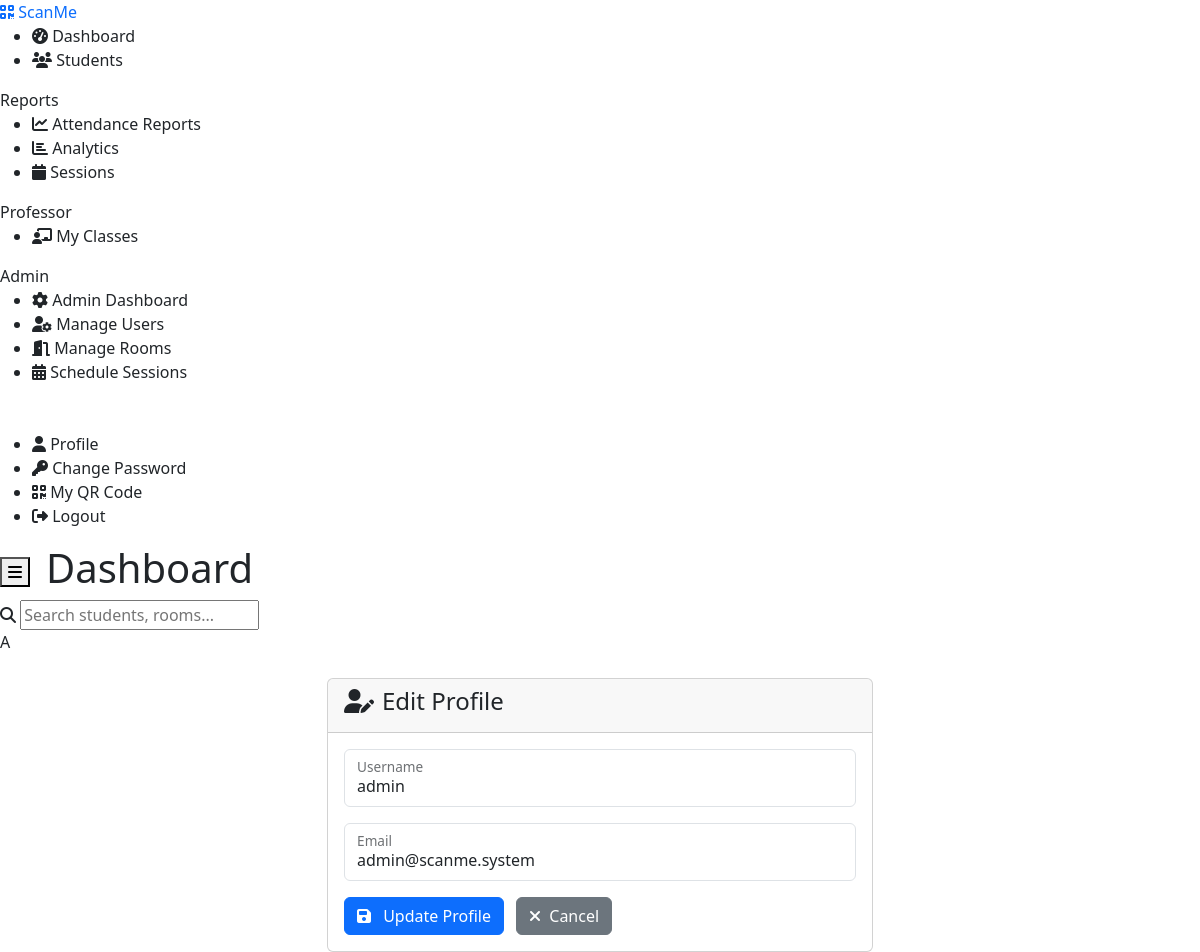
Page /auth/profile/edit (signed in) on the committed database.
### app/models/user_model.py (models this page shows, shortened)
class User(UserMixin, db.Model):
    __tablename__ = 'users'
    id = db.Column(db.Integer, primary_key=True)
    username = db.Column(db.String(80), unique=True, nullable=False, index=True)
    email = db.Column(db.String(120), unique=True, nullable=False, index=True)
    password = db.Column(db.String(255), nullable=False)
    role = db.Column(db.String(20), nullable=False, default='student')  # admin, student, professor
    is_active = db.Column(db.Boolean, default=True, nullable=False)
    avatar_url = db.Column(db.String(255), nullable=True)
    created_at = db.Column(db.DateTime, default=datetime.utcnow)
    last_login = db.Column(db.DateTime)
    attendance_records = db.relationship('AttendanceRecord', backref='scanned_by_user', lazy=True,
                                       foreign_keys='AttendanceRecord.scanned_by')
    time_in_records = db.relationship('AttendanceRecord', backref='time_in_scanned_by_user', lazy=True,
                                    foreign_keys='AttendanceRecord.time_in_scanned_by')
    time_out_records = db.relationship('AttendanceRecord', backref='time_out_scanned_by_user', lazy=True,
                                     foreign_keys='AttendanceRecord.time_out_scanned_by')
    def is_admin(self):
        return self.role == 'admin'
    def is_professor(self):
        return self.role == 'professor'
    def can_manage_students(self):
        return self.role in ['admin', 'professor']
    def can_view_reports(self):
        return self.role in ['admin', 'professor']
    def get_display_name(self):
        return self.username.title()

### app/routes/auth_routes.py (the view)
@auth_bp.route('/profile/edit', methods=['GET', 'POST'])
@login_required
def edit_profile():
    modal = request.args.get('modal') == '1' or request.form.get('modal') == '1'
    parent_template = 'modal_base.html' if modal else 'base.html'
    form = EditProfileForm(current_user)
    if form.validate_on_submit():
        try:
            current_user.update_profile(username=form.username.data, email=form.email.data)
            if modal:
                return jsonify({
                    'success': True,
                    'message': 'Profile updated successfully!',
                    'redirect': url_for('main.profile')
                })
            flash('Profile updated successfully!', 'success')
            return redirect(url_for('main.profile'))
        except Exception as e:
            error_msg = f'Error updating profile: {str(e)}'
            if modal:
                return jsonify({'success': False, 'message': error_msg}), 400
            flash(error_msg, 'error')
    elif request.method == 'POST' and modal:
        errors = []
        for field, msgs in form.errors.items():
            errors.extend(msgs)
        return jsonify({'success': False, 'message': errors[0] if errors else 'Invalid input.'}), 400
    elif request.method == 'GET':
        form.username.data = current_user.username
        form.email.data = current_user.email
    return render_template('auth/edit_profile.html', form=form, modal=modal, parent_template=parent_template)

### app/forms/auth_forms.py (shortened to what this page needs)
class EditProfileForm(FlaskForm):
    username = StringField('Username', validators=[
        DataRequired(message='Username is required.'),
        Length(min=3, max=20, message='Username must be 3-20 characters long.')
    ], render_kw={
        'class': 'form-control',
        'placeholder': 'Enter username',
        'autocomplete': 'username'
    })
    email = StringField('Email', validators=[
        DataRequired(message='Email is required.'),
        Email(message='Please enter a valid email address.')
    ], render_kw={
        'class': 'form-control',
        'placeholder': 'Enter email address',
        'autocomplete': 'email'
    })
    def __init__(self, current_user, *args, **kwargs):
        super(EditProfileForm, self).__init__(*args, **kwargs)
        self.current_user = current_user

### app/templates/auth/edit_profile.html (shortened to what this page needs)
{% extends parent_template|default("base.html") %}
{% block content %}
{% if not modal %}
<div class="container mt-4">
    <div class="row justify-content-center">
        <div class="col-md-8 col-lg-6">
            <div class="card">
                <div class="card-header">
                    <h4><i class="fas fa-user-edit me-2"></i>Edit Profile</h4>
                </div>
                <div class="card-body">
{% endif %}
                    <form method="POST" action="{{ url_for('auth.edit_profile', modal=1) if modal else url_for('auth.edit_profile') }}" id="editProfileForm">
                        <div class="form-floating mb-3">
                            {{ form.username(class="form-control", placeholder="Username", required=True) }}
                            {{ form.username.label(class="form-label") }}
                        </div>
                        <div class="form-floating mb-3">
                            {{ form.email(class="form-control", placeholder="Email Address", required=True) }}
                            {{ form.email.label(class="form-label") }}
                        </div>
                        <button type="submit" class="btn btn-primary">
                            <i class="fas fa-save me-2"></i>
                            Update Profile
                        </button>
                        {% if modal %}
                        <button type="button" class="btn btn-secondary ms-2" data-bs-dismiss="modal">
                            <i class="fas fa-times me-1"></i>
                            Cancel
                        </button>
                        {% else %}
                        <a href="{{ url_for('main.profile') }}" class="btn btn-secondary ms-2">
                            <i class="fas fa-times me-1"></i>
                            Cancel
                        </a>
                        {% endif %}
                    </form>
{% if not modal %}
                </div>
            </div>
        </div>
    </div>
</div>
{% endif %}
{% endblock %}

### app/templates/base.html (shortened to what this page needs)
<!DOCTYPE html>
<html lang="en">
<head>
    <link href="https://cdn.jsdelivr.net/npm/bootstrap@5.3.3/dist/css/bootstrap.min.css" rel="stylesheet">
    <link rel="stylesheet" href="https://cdnjs.cloudflare.com/ajax/libs/font-awesome/6.6.0/css/all.min.css"
 />
    <link rel="stylesheet" href="https://use.fontawesome.com/releases/v6.6.0/css/all.css"
 onerror="this.onerror=null;this.href='https://maxcdn.bootstrapcdn.com/font-awesome/4.7.0/css/font-awesome.min.css';" />
</head>
<body>
    {% if current_user.is_authenticated %}
    <nav class="sidebar" id="sidebar">
        <a href="{{ url_for('main.index') }}" class="sidebar-brand">
            <i class="fas fa-qrcode"></i>
            ScanMe
        </a>
        <div class="nav-group">
            <ul class="sidebar-nav">
                <li class="nav-item">
                    <a href="{{ url_for('main.dashboard') }}" class="nav-link {{ 'active' if request.endpoint == 'main.dashboard' }}">
                        <i class="fas fa-tachometer-alt"></i>
                        Dashboard
                    </a>
                </li>
                {% if current_user.is_authenticated and current_user.can_manage_students() %}
                <li class="nav-item">
                    <a href="{{ url_for('students.list_students') }}" class="nav-link {{ 'active' if 'students' in request.endpoint }}">
                        <i class="fas fa-users"></i>
                        Students
                    </a>
                </li>
                {% endif %}
            </ul>
        </div>
        {% if current_user.is_authenticated and current_user.can_view_reports() %}
        <div class="nav-group">
            <div class="nav-group-title">Reports</div>
            <ul class="sidebar-nav">
                <li class="nav-item">
                    <a href="{{ url_for('attendance.reports') }}" class="nav-link {{ 'active' if request.endpoint == 'attendance.reports' }}">
                        <i class="fas fa-chart-line"></i>
                        Attendance Reports
                    </a>
                </li>
                <li class="nav-item">
                    <a href="{{ url_for('attendance.analytics') }}" class="nav-link {{ 'active' if request.endpoint == 'attendance.analytics' }}">
                        <i class="fas fa-chart-bar"></i>
                        Analytics
                    </a>
                </li>
                <li class="nav-item">
                    <a href="{{ url_for('attendance.manage_sessions') }}" class="nav-link {{ 'active' if request.endpoint == 'attendance.manage_sessions' }}">
                        <i class="fas fa-calendar"></i>
                        Sessions
                    </a>
                </li>
            </ul>
        </div>
        {% endif %}
        {% if current_user.is_authenticated and (current_user.is_professor() or current_user.is_admin()) %}
        <div class="nav-group">
            <div class="nav-group-title">Professor</div>
            <ul class="sidebar-nav">
                <li class="nav-item">
                    <a href="{{ url_for('professor.dashboard') }}" class="nav-link {{ 'active' if request.endpoint == 'professor.dashboard' }}">
                        <i class="fas fa-chalkboard-teacher"></i>
                        My Classes
                    </a>
                </li>
            </ul>
        </div>
        {% endif %}
        {% if current_user.is_authenticated and current_user.is_admin() %}
        <div class="nav-group">
            <div class="nav-group-title">Admin</div>
            <ul class="sidebar-nav">
                <li class="nav-item">
                    <a href="{{ url_for('admin.dashboard') }}" class="nav-link {{ 'active' if request.endpoint == 'admin.dashboard' }}">
                        <i class="fas fa-cog"></i>
                        Admin Dashboard
                    </a>
                </li>
                <li class="nav-item">
                    <a href="{{ url_for('admin.manage_users') }}" class="nav-link {{ 'active' if request.endpoint == 'admin.manage_users' }}">
                        <i class="fas fa-user-cog"></i>
                        Manage Users
                    </a>
                </li>
                <li class="nav-item">
                    <a href="{{ url_for('admin.manage_rooms') }}" class="nav-link {{ 'active' if request.endpoint == 'admin.manage_rooms' }}">
                        <i class="fas fa-door-open"></i>
                        Manage Rooms
                    </a>
                </li>
                <li class="nav-item">
                    <a href="{{ url_for('schedule.manage_sessions') }}" class="nav-link {{ 'active' if 'schedule' in request.endpoint }}">
                        <i class="fas fa-calendar-alt"></i>
                        Schedule Sessions
                    </a>
                </li>
            </ul>
        </div>
        {% endif %}
        <div class="nav-group" style="margin-top: auto; padding-top: 2rem;">
            <ul class="sidebar-nav">
                <li class="nav-item">
                    <a href="{{ url_for('main.profile') }}" class="nav-link {{ 'active' if request.endpoint == 'main.profile' }}">
                        <i class="fas fa-user"></i>
                        Profile
                    </a>
                </li>
                <li class="nav-item">
                    <a href="{{ url_for('auth.change_password') }}" class="nav-link {{ 'active' if request.endpoint == 'auth.change_password' }}">
                        <i class="fas fa-key"></i>
                        Change Password
                    </a>
                </li>
                <li class="nav-item">
                    <a href="{{ url_for('main.generate_my_qr') }}" class="nav-link {% if request.endpoint == 'main.generate_my_qr' %}active{% endif %}">
                        <i class="fas fa-qrcode"></i>
                        My QR Code
                    </a>
                </li>
                <li class="nav-item">
                    <button onclick="confirmLogout()" class="nav-link" style="border: none; background: none; width: 100%; text-align: left;">
                        <i class="fas fa-sign-out-alt"></i>
                        Logout
                    </button>
                </li>
            </ul>
        </div>
    </nav>
    {% endif %}
    <main class="main-content">
        {% if current_user.is_authenticated %}
        <header class="topbar">
            <div class="d-flex align-items-center">
                <button class="sidebar-toggle me-3" onclick="toggleSidebar()">
                    <i class="fas fa-bars"></i>
                </button>
                <h1 class="page-title">{% block page_title %}Dashboard{% endblock %}</h1>
            </div>
            <div class="topbar-actions">
                {% if current_user.is_authenticated %}
                <div class="search-box">
                    <i class="fas fa-search"></i>
                    <input type="text" placeholder="Search students, rooms..." id="globalSearch">
                </div>
                <div class="user-dropdown dropdown">
                    <div class="user-avatar" data-bs-toggle="dropdown" aria-expanded="false">
                        {{ current_user.username[0].upper() }}
                    </div>
                </div>
                {% endif %}
            </div>
        </header>
        {% endif %}
        <div class="content-area">
            {% block content %}{% endblock %}
        </div>
    </main>
</body>
</html>

### app/templates/base.html (style rules this page uses)
a, a:hover { text-decoration: none !important; }

### rows in the picture
User: username "A", username "admin", email "admin@scanme.system"
